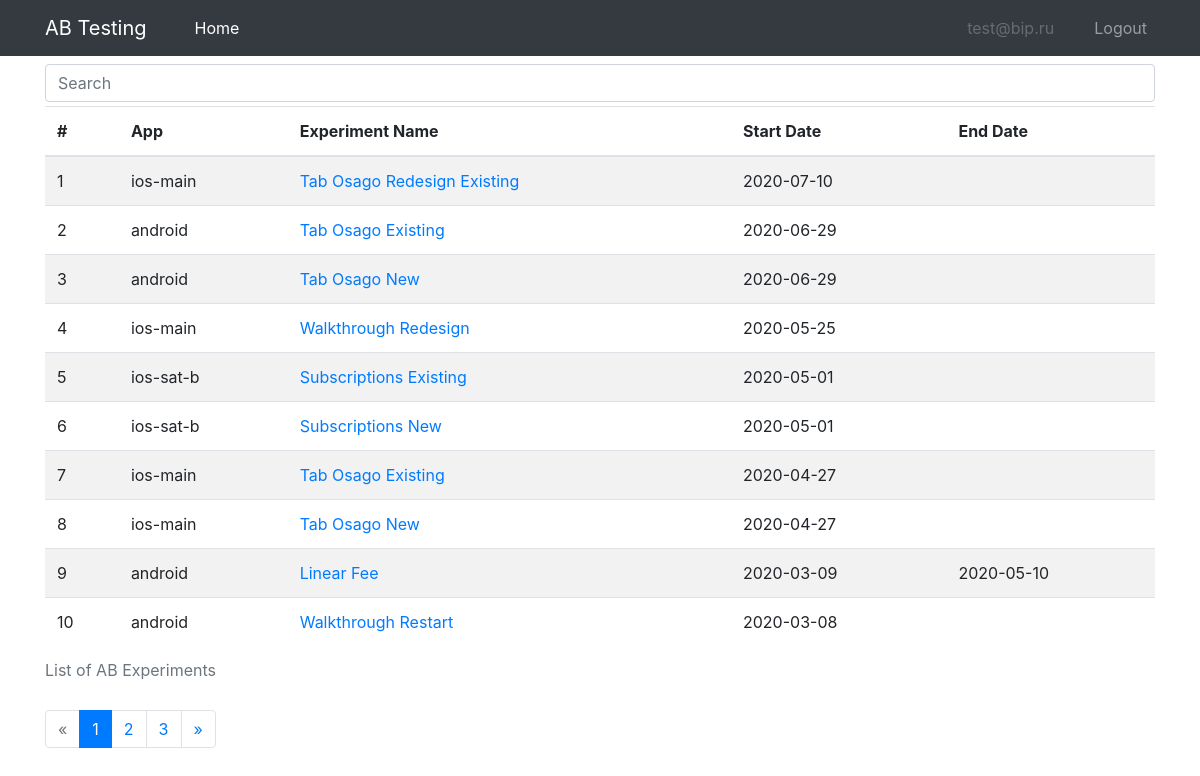
The page /index (signed in) on the database as committed earlier.
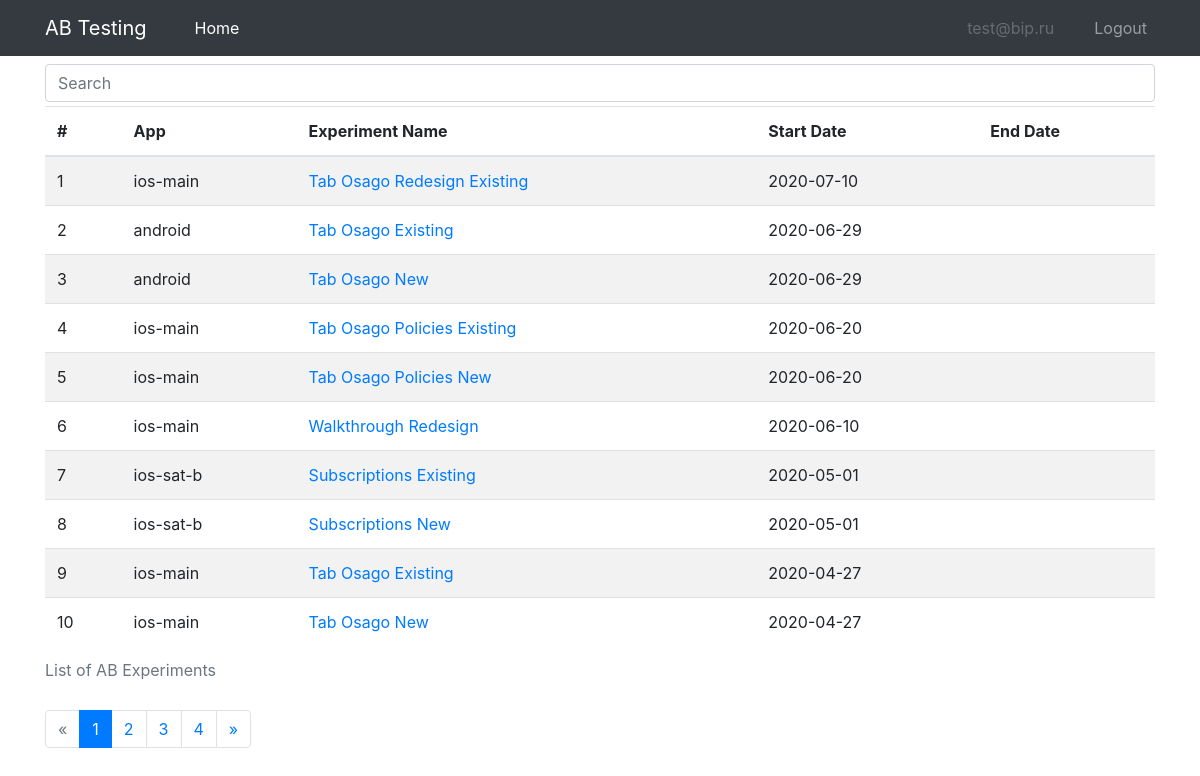
The same page on the database as committed later.
### models.py (models this page shows, shortened)
class ABExperiment(db.Model):
    __tablename__ = "experiment"
    __table_args__ = (db.UniqueConstraint('app_id', 'name', name="unique_constraint_app_exp"), )
    id = db.Column(db.Integer, primary_key=True)
    app_id = db.Column(db.Integer, db.ForeignKey("app.id"))
    name = db.Column(db.String(120), index=True)
    description = db.Column(db.Text)
    metrics = db.Column(db.Text)
    start_date = db.Column(db.Date)
    end_date = db.Column(db.Date)
    options = db.relationship('ABOption', backref='experiment') # cascade="all, delete-orphan"
    @property
    def clean_name(self):
        clean_name = " ".join(
            [i.capitalize() for i in self.name.split("_") if i not in ("exp", "ios", "android")]
        )
        return clean_name

class App(db.Model):
    __tablename__ = "app"
    id = db.Column(db.Integer, primary_key=True)
    name = db.Column(db.String(120), index=True, unique=True)
    experiments = db.relationship('ABExperiment', backref='app')

### ab/ab.py (the view)
@bp.route("/")
@bp.route("/index")
@login_required
def index():
    page = request.args.get("page", default=1, type=int)
    q = request.args.get("q", default="")
    exp_pagination = ABExperiment.query \
        .join(App, ABExperiment.app_id == App.id) \
        .filter(
            (ABExperiment.name.like(f"%{q}%")) | (App.name.like(f"%{q}%"))
        ) \
        .order_by(ABExperiment.start_date.desc(), ABExperiment.name) \
        .limit(100).from_self() \
        .paginate(page=page, per_page=10)
    return render_template("ab/ab_list.html", exp_pagination=exp_pagination, q=q, active_link="home")

### main.py (called while the page is built)
@login.user_loader
def load_user(id):
    return User.query.get(int(id))

### templates/ab/ab_list.html (shortened to what this page needs)
{% extends "base.html" %}
{% from "macros/_pagination.html" import render_pagination %}
{% block content %}
<div class="container">
    <form action="{{ url_for('ab.index') }}" method="GET">
        <div class="form-group mt-2 mb-1">
            <input class="form-control" type="text" name="q" placeholder="Search" aria-label="Search">
        </div>
    </form>
    {% if exp_pagination %}
    <table class="table table-hover table-striped">
        <caption>List of AB Experiments</caption>
        <thead>
            <tr>
                <th scope="col">#</th>
                <th scope="col">App</th>
                <th scope="col">Experiment Name</th>
                <th scope="col">Start Date</th>
                <th scope="col">End Date</th>
            </tr>
        </thead>
        {% for exp in exp_pagination.items %}
        <tr>
            <td>{{ loop.index + ((exp_pagination.page - 1) * exp_pagination.per_page) }}</td>
            <td>{{ exp.app.name }}</td>
            <td><a href="{{ url_for('ab.detail', exp_name=exp.name) }}">{{ exp.clean_name }}</a></td>
            <td>{{ exp.start_date }}</td>
            <td>
                {% if exp.end_date %}
                    {{ exp.end_date }}
                {% endif %}
            </td>
        </tr>
        {% endfor %}
    </table>
    {{ render_pagination(exp_pagination, endpoint='ab.index', q=q) }}
    {% endif %}
</div>
{% endblock %}

Rows that differ between the two databases and show on the page:
no longer on this page (row edited): ABExperiment: app.name "android", clean_name "Linear Fee", start_date "2020-03-09", end_date "2020-05-10"
no longer on this page (row edited): ABExperiment: app.name "android", clean_name "Walkthrough Restart", start_date "2020-03-08"
added ABExperiment: app.name "ios-main", clean_name "Tab Osago Policies Existing", start_date "2020-06-20"
added ABExperiment: app.name "ios-main", clean_name "Tab Osago Policies New", start_date "2020-06-20"
changed ABExperiment "Walkthrough Redesign": start_date "2020-05-25" → "2020-06-10"
Other text that changed with them:
new list line: "4"
